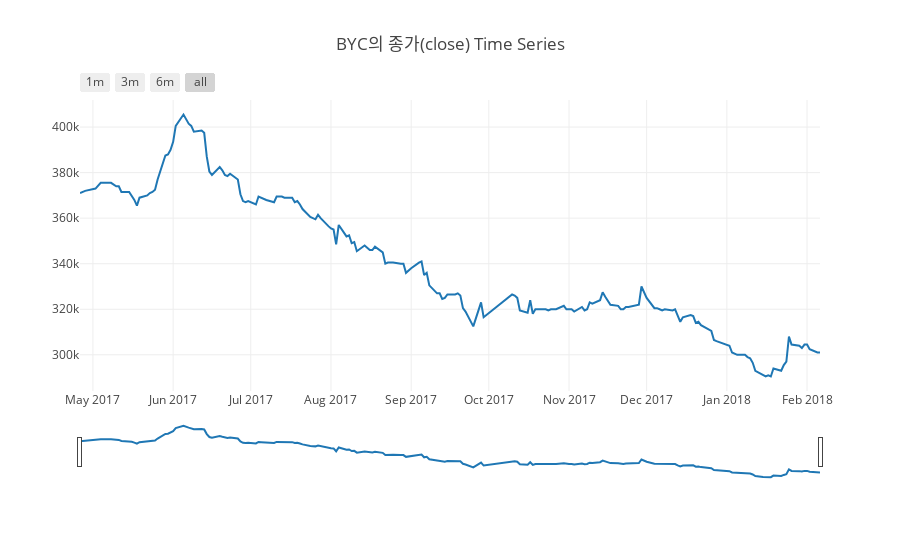

Here is the notebook cell this chart was saved with:
### Code cell
#pip install plotly
import plotly.offline as offline
import plotly.graph_objs as go

offline.init_notebook_mode(connected=True)

trace = go.Scatter(x=df.date, y=df.close, name=item_name)

data = [trace]

layout = dict(
            title='{}의 종가(close) Time Series'.format(item_name),
            xaxis =dict(
                rangeselector=dict(
                buttons=list([
                    dict(count=1,
                        label='1m',
                        step='month',
                        stepmode='backward'),
                    dict(count=3,
                        label='3m',
                        step='month',
                        stepmode='backward'),
                    dict(count=6,
                        label='6m',
                        step='month',
                        stepmode='backward'),
                    dict(step='all')
                ])
            ),
            rangeslider=dict(),
            type='date'
        )
    )

fig = go.Figure(data=data, layout=layout)
offline.iplot(fig)

### Figure 1 — Plotly figure (JSON) as saved in the notebook; plotly's stock layout.template omitted (floating-point values rounded to 4 significant figures; data arrays with more than 128 entries replaced by an {"elided": "..."} marker saying what was removed)
{"data": [{"name": "BYC", "type": "scatter", "x": {"elided": "190 str values"}, "y": {"elided": "190 int values"}}], "layout": {"title": "BYC의 종가(close) Time Series", "xaxis": {"rangeselector": {"buttons": [{"count": 1, "label": "1m", "step": "month", "stepmode": "backward"}, {"count": 3, "label": "3m", "step": "month", "stepmode": "backward"}, {"count": 6, "label": "6m", "step": "month", "stepmode": "backward"}, {"step": "all"}]}, "rangeslider": {}, "type": "date"}}}
